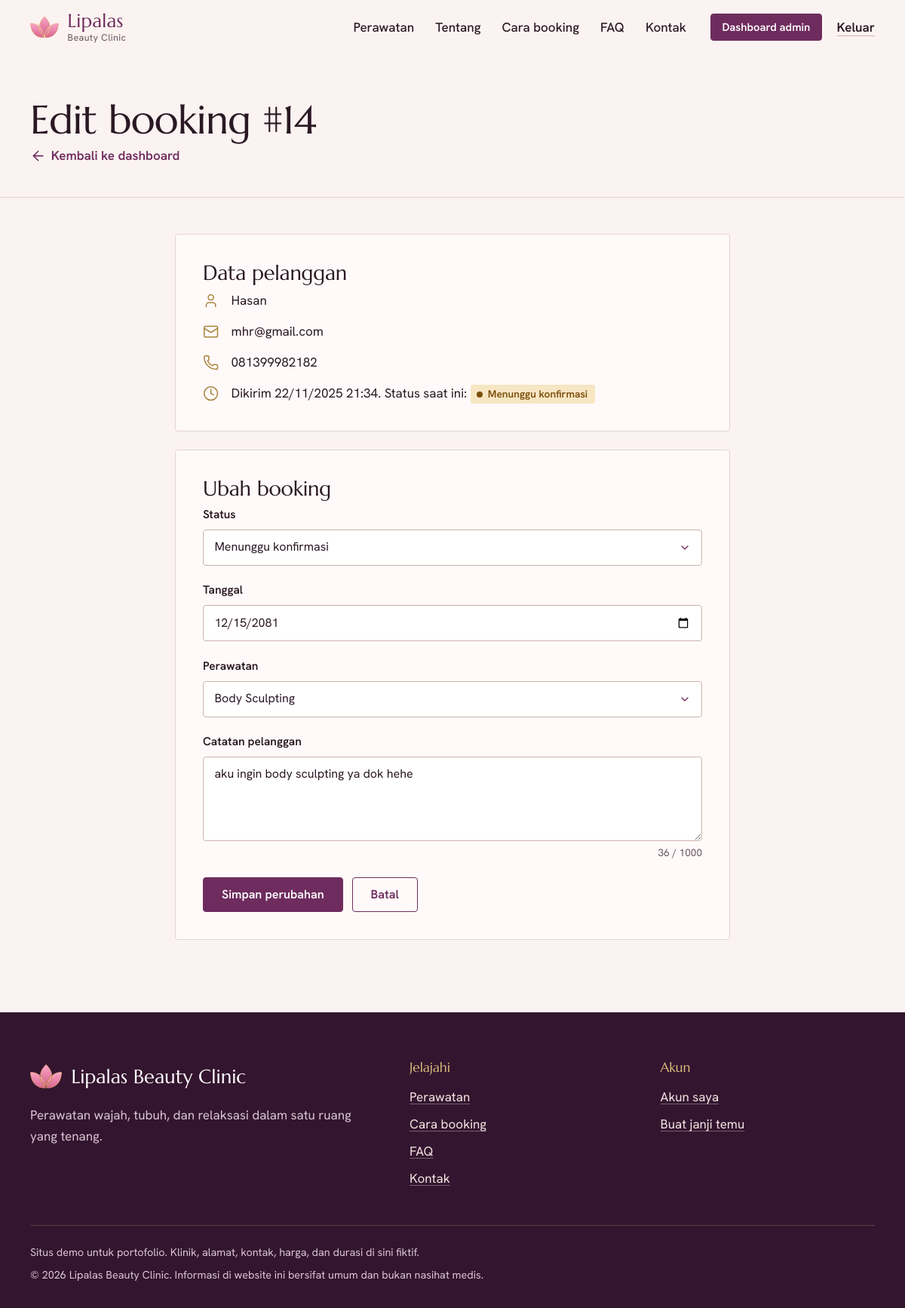
/admin/booking_edit.php?id=14 (signed in), run on the app's committed database.
### tables this page shows
CREATE TABLE IF NOT EXISTS `table_booking` (
  `id`         INT(11)      NOT NULL AUTO_INCREMENT,
  `user_id`    INT(11)      DEFAULT NULL,
  `nama`       VARCHAR(100) DEFAULT NULL,
  `email`      VARCHAR(100) DEFAULT NULL,
  `phone`      VARCHAR(20)  DEFAULT NULL,
  `service`    VARCHAR(100) DEFAULT NULL,
  `tanggal`    DATE         DEFAULT NULL,
  `message`    TEXT         DEFAULT NULL,
   
  `status`     VARCHAR(20)  NOT NULL DEFAULT 'Pending',
  `created_at` TIMESTAMP    NOT NULL DEFAULT CURRENT_TIMESTAMP,
  PRIMARY KEY (`id`),
  KEY `fk_booking_user` (`user_id`),
  KEY `idx_booking_status` (`status`),
  KEY `idx_booking_tanggal` (`tanggal`),
  CONSTRAINT `fk_booking_user` FOREIGN KEY (`user_id`) REFERENCES `user` (`id`) ON DELETE SET NULL
);

### core/koneksi.php (called while the page is built, shortened)
<?php
require_once __DIR__ . '/helpers.php';
try {
    $cfg = config('db');
} catch (Throwable $e) {
    error_log('[Lipalas] Koneksi database gagal: ' . $e->getMessage());
    render_error_page(
        503,
        'Layanan sementara tidak tersedia',
        'Kami tidak dapat terhubung ke database. Silakan coba lagi beberapa saat lagi.',
        is_dev() ? $e->getMessage() : null
    );
}

### core/services.php (called while the page is built, shortened)
<?php
$detailNote = 'Informasi di halaman ini bersifat umum dan bukan nasihat medis.';

### admin/booking_edit.php (the view, shortened to what this page needs)
<?php
require_once __DIR__ . '/../core/helpers.php';
$list     = url('admin/dashboard.php');
$statuses = booking_statuses();
$id = filter_var($_POST['id'] ?? $_GET['id'] ?? null, FILTER_VALIDATE_INT, ['options' => ['min_range' => 1]]);
$self = url('admin/booking_edit.php?id=' . $id);
$stmt = db()->prepare(
    'SELECT id, user_id, nama, email, phone, service, tanggal, message, status, created_at
       FROM table_booking WHERE id = ? LIMIT 1'
);
$stmt->bind_param('i', $id);
$stmt->execute();
$booking = $stmt->get_result()->fetch_assoc();
$serviceOptions = service_names();
$vStatus  = old('status', (string) $booking['status']);
$vService = old('service', (string) $booking['service']);
$vTanggal = old('tanggal', (string) $booking['tanggal']);
$vMessage = old('message', (string) $booking['message']);
$statusOptions = array_keys($statuses);
require __DIR__ . '/../includes/head.php';
require __DIR__ . '/../includes/navbar.php';
?>
<main id="main">
  <div class="page-head">
    <div class="wrap">
      <h1>Edit booking #<?= (int) $id ?></h1>
      <p><a class="link-back" href="<?= e($list) ?>"><?= icon('arrow-left') ?>Kembali ke dashboard</a></p>
    </div>
  </div>
  <div class="edit-wrap page-body">
    <div class="stack">
      <section class="panel" aria-labelledby="pel-title">
        <h2 id="pel-title" class="panel__title">Data pelanggan</h2>
        <ul class="person">
          <li><?= icon('user') ?><span><?= e($booking['nama']) ?></span></li>
          <li><?= icon('mail') ?><span><?= e($booking['email']) ?></span></li>
          <li><?= icon('phone') ?><span><?= e((string) $booking['phone'] !== '' ? $booking['phone'] : '-') ?></span></li>
          <li><?= icon('clock') ?>
            <span>Dikirim <?= e(date('d/m/Y H:i', strtotime((string) $booking['created_at']))) ?>.
            Status saat ini: <?= status_badge((string) $booking['status']) ?></span></li>
        </ul>
      </section>
      <section class="panel" aria-labelledby="edit-title">
        <h2 id="edit-title" class="panel__title">Ubah booking</h2>
        <form method="post" action="<?= e($self) ?>" data-single-submit data-validate>
          <div class="field">
            <label class="field__label" for="status">Status</label>
            <select class="field__control" id="status" name="status" required>
              <?php foreach ($statusOptions as $key): ?>
                <option value="<?= e($key) ?>" <?= $vStatus === $key ? 'selected' : '' ?>>
                  <?= e($statuses[$key]['label'] ?? $key) ?>
                </option>
              <?php endforeach; ?>
            </select>
          </div>
          <div class="field">
            <label class="field__label" for="tanggal">Tanggal</label>
            <input type="date" class="field__control" id="tanggal" name="tanggal" value="<?= e($vTanggal) ?>" required>
          </div>
          <div class="field">
            <label class="field__label" for="service">Perawatan</label>
            <select class="field__control" id="service" name="service" required>
              <?php foreach ($serviceOptions as $name): ?>
                <option value="<?= e($name) ?>" <?= $vService === $name ? 'selected' : '' ?>><?= e($name) ?></option>
              <?php endforeach; ?>
            </select>
          </div>
          <div class="field">
            <label class="field__label" for="message">Catatan pelanggan</label>
            <textarea class="field__control" id="message" name="message" rows="4" maxlength="1000"><?= e($vMessage) ?></textarea>
            <p class="field__count" data-count-for="message" aria-hidden="true"></p>
          </div>
          <div class="form-actions">
            <button type="submit" class="button button--solid">Simpan perubahan</button>
            <a class="button" href="<?= e($list) ?>">Batal</a>
          </div>
        </form>
      </section>
    </div>
  </div>
</main>
<?php require __DIR__ . '/../includes/footer.php'; ?>

### core/helpers.php (shortened to what this page needs)
<?php
require_once __DIR__ . '/icons.php';
function config(?string $key = null, $default = null)
{
    static $cfg = null;
    if ($cfg === null) {
        $cfg = [
            'env'       => 'production',
            'timezone'  => 'Asia/Jakarta',
            'base_path' => null,
            'db'        => [
                'host' => 'localhost',
                'port' => 3306,
                'user' => 'root',
                'pass' => '',
                'name' => 'project',
                'ssl'  => false,
            ],
            'session'     => 'file',
            'trust_proxy' => false,
        ];
    }
    $value = $cfg;
    foreach (explode('.', $key) as $part) {
        $value = $value[$part];
    }
    return $value;
}
function base_path(): string
{
    static $base = null;
    if ($base !== null) {
        return $base;
    }
    $manual = config('base_path');
    $rel = '';
    $docRoot = isset($_SERVER['DOCUMENT_ROOT']) ? realpath((string) $_SERVER['DOCUMENT_ROOT']) : false;
    $appRoot = realpath(APP_ROOT);
    if ($docRoot !== false && $appRoot !== false) {
        $doc = str_replace('\\', '/', $docRoot);
        $app = str_replace('\\', '/', $appRoot);
        if (stripos($app, $doc) === 0) {
            $rel = trim(substr($app, strlen($doc)), '/');
        }
    }
    return $base = ($rel === '' ? '/' : '/' . $rel . '/');
}
function url(string $path = ''): string
{
    return base_path() . ltrim($path, '/');
}
function e($value): string
{
    return htmlspecialchars((string) $value, ENT_QUOTES | ENT_SUBSTITUTE, 'UTF-8');
}
function old(string $key, string $default = ''): string
{
    static $old = null;
    if ($old === null) {
        $old = isset($_SESSION['old']) && is_array($_SESSION['old']) ? $_SESSION['old'] : [];
    }
    return isset($old[$key]) ? (string) $old[$key] : $default;
}
function db(): mysqli
{
    if (!isset($GLOBALS['connection']) || !($GLOBALS['connection'] instanceof mysqli)) {
        require_once __DIR__ . '/koneksi.php';
    }
    return $GLOBALS['connection'];
}
function services(): array
{
    static $data = null;
    if ($data === null) {
        $data = require __DIR__ . '/services.php';
    }
    return $data;
}
function service_names(): array
{
    return array_column(services(), 'name');
}
function booking_statuses(): array
{
    return [
        'Pending'   => ['label' => 'Menunggu konfirmasi', 'class' => 'status--pending'],
        'Confirmed' => ['label' => 'Dikonfirmasi',        'class' => 'status--confirmed'],
        'Completed' => ['label' => 'Selesai',             'class' => 'status--completed'],
        'Canceled'  => ['label' => 'Dibatalkan',          'class' => 'status--canceled'],
    ];
}
function status_badge(string $status): string
{
    $all = booking_statuses();
    $meta = $all[$status] ?? ['label' => $status !== '' ? $status : 'Tidak diketahui', 'class' => 'status--pending'];
    return '<span class="status ' . e($meta['class']) . '">' . e($meta['label']) . '</span>';
}

### aset/css/style.css (style rules this page uses)
:root { --page: #fbf3f1; --tint: #f4e4e1; --paper: #fffaf9; --ink: #2a1824; --muted: #6a5561; --plum: #6e2c5e; --plum-hover: #571f4a; --plum-deep: #34152f; --rose: #b5707d; --gold: #a9843f; --gold-soft: #d8ba7c; --line: #e6d3cf; --line-strong: #cdb2ad; --focus: #8a6420; --ok: #1f5d43; --ok-bg: #dcefe3; --warn: #7a4e0b; --warn-bg: #f7e6c3; --bad: #9c2c3b; --bad-bg: #f6dde0; --info: #5b2a52; --info-bg: #ecdeea; --font-display: "Marcellus", "Palatino Linotype", "Book Antiqua", Georgia, serif; --font-body: "Hanken Grotesk", system-ui, -apple-system, "Segoe UI", Roboto, sans-serif; --gutter: clamp(1.25rem, 4vw, 2.5rem); --measure: 62ch; --radius: 4px; --header-h: 4.5rem; --bs-body-font-family: var(--font-body); --bs-body-bg: var(--page); --bs-body-color: var(--ink); --bs-link-color: var(--plum); --bs-link-hover-color: var(--plum-hover); }
html { scroll-behavior: smooth; scroll-padding-top: calc(var(--header-h) + 1rem); }
body { font-family: var(--font-body); font-size: 1.0625rem; line-height: 1.65; color: var(--ink); background: var(--page); text-rendering: optimizeLegibility; -webkit-font-smoothing: antialiased; }
h1, h2, h3, h4 { font-family: var(--font-display); font-weight: 400; line-height: 1.12; color: var(--ink); margin: 0 0 .6em; text-wrap: balance; }
h1 { font-size: clamp(2.6rem, 1.5rem + 4.6vw, 4.9rem); line-height: 1.02; letter-spacing: -.012em; margin-bottom: .45em; }
h2 { font-size: clamp(2rem, 1.35rem + 2.6vw, 3.1rem); letter-spacing: -.008em; }
p { margin: 0 0 1em; text-wrap: pretty; }
a { color: var(--plum); text-underline-offset: .2em; text-decoration-thickness: 1px; }
.wrap { width: min(100% - 2 * var(--gutter), 1180px); margin-inline: auto; }
.button { display: inline-flex; align-items: center; justify-content: center; gap: .55rem; min-height: 2.9rem; padding: .7rem 1.5rem; font: 600 1rem/1.2 var(--font-body); text-decoration: none; text-align: center; cursor: pointer; border: 1.5px solid var(--plum); border-radius: var(--radius); background: transparent; color: var(--plum); transition: background-color .18s ease, color .18s ease, border-color .18s ease; }
.button--solid { background: var(--plum); color: #fff; }
.link-back { display: inline-flex; align-items: center; gap: .4rem; font-weight: 600; text-decoration: none; }
.status { display: inline-flex; align-items: center; gap: .45rem; padding: .18rem .6rem .18rem .5rem; border-radius: 3px; font-size: .86rem; font-weight: 600; line-height: 1.4; white-space: nowrap; }
.status::before { content: ""; width: .5rem; height: .5rem; border-radius: 50%; background: currentColor; }
.status--pending { background: var(--warn-bg); color: var(--warn); }
.field { margin-bottom: 1.3rem; }
.field__label { display: block; font-weight: 600; font-size: .96rem; margin-bottom: .4rem; }
.field__control { display: block; width: 100%; min-height: 3rem; padding: .65rem .9rem; font: 400 1rem/1.4 var(--font-body); color: var(--ink); background: #fff; border: 1.5px solid var(--line-strong); border-radius: var(--radius); transition: border-color .15s ease, box-shadow .15s ease; }
textarea.field__control { min-height: 7rem; resize: vertical; }
select.field__control { appearance: none; padding-right: 2.5rem; background-repeat: no-repeat; background-position: right .9rem center; }
.field__count { text-align: right; font-size: .85rem; color: var(--muted); margin: .25rem 0 0; font-variant-numeric: tabular-nums; }
.page-head { padding-block: clamp(2.25rem, 5vw, 4rem) clamp(1.5rem, 3vw, 2.5rem); border-bottom: 1px solid var(--line); }
.page-head h1 { font-size: clamp(2.1rem, 1.5rem + 2.4vw, 3.3rem); margin-bottom: .35rem; }
.page-head p { margin: 0; color: var(--muted); }
.page-body { padding-block: clamp(2rem, 4vw, 3.5rem) clamp(4rem, 8vw, 6rem); }
.panel { background: var(--paper); border: 1px solid var(--line); border-radius: var(--radius); padding: clamp(1.25rem, 3vw, 2.25rem); }
.panel > h2, .panel__title { font-size: 1.7rem; margin-bottom: .4rem; }
.stack { display: grid; gap: 1.5rem; }
.person { list-style: none; margin: 0; padding: 0; display: grid; gap: .8rem; }
.person li { display: grid; grid-template-columns: 1.75rem 1fr; gap: .6rem; align-items: start; }
.edit-wrap { width: min(100% - 2 * var(--gutter), 46rem); margin-inline: auto; }
.form-actions { display: flex; flex-wrap: wrap; gap: .75rem; margin-top: .5rem; }

### data on the page
table_booking: nama "Hasan", email "mhr@gmail.com", phone "081399982182", created_at "22/11/2025 21:34", status "Menunggu konfirmasi", tanggal "12/15/2081", message "aku ingin body sculpting ya dok hehe"

### other printed values
$linkLabel "Perawatan"
$linkLabel "Tentang"
$linkLabel "Cara booking"
$linkLabel "FAQ"
$linkLabel "Kontak"
$id "14"
APP_NAME "Lipalas Beauty Clinic"
$c['tagline'] "Perawatan wajah, tubuh, dan relaksasi dalam satu ruang yang tenang."
form field service "Body Sculpting"
